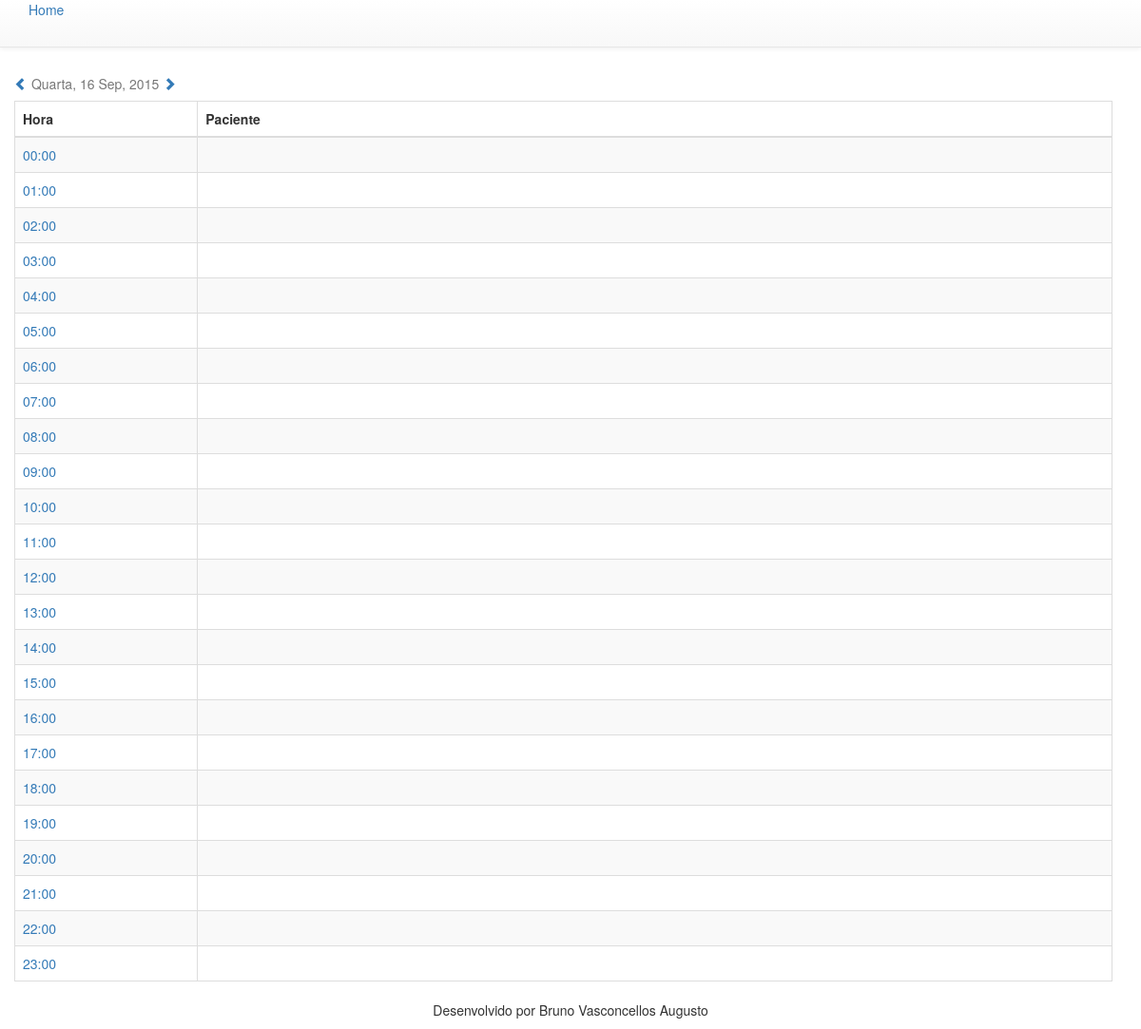
Page /home/index/2015-09-16 on the committed database.
### tables this page shows
CREATE TABLE `tbhoraagenda` (
  `id` int(11) unsigned NOT NULL AUTO_INCREMENT,
  `hora` int(2) NOT NULL,
  `descricao` varchar(10) NOT NULL,
  PRIMARY KEY (`id`)
);

### application/controllers/Home.php (called while the page is built, shortened)
<?php
class Home extends CI_Controller {
	public function index(){
		$this->load->helper('url');
		$title = "Sistema de Agendamento";
		$data['url_title'] = url_title($title,' ');
		$this->load->model('AgendaModel');
		if($this->uri->segment(3)){
			$dataUrl = $this->uri->segment(3);
		}else{
			$dataUrl 	= $this->AgendaModel->geraDataUrl();
		}
		$getAgenda 	= $this->AgendaModel->getAgenda($dataUrl);
		$diaSemana 	= $this->AgendaModel->getDiaSemana($dataUrl);
		$diaMes 	= $this->AgendaModel->getDiaMes($dataUrl);
		$data['agenda'] 	= $getAgenda;
		$data['dataUrl'] 	= $dataUrl;
		$data['diaSemana']	= $diaSemana;
		$data['diaMes']		= $diaMes;
		$this->load->view('home/index', $data);
	}
}

### index.php (called while the page is built, shortened)
<?php
require_once BASEPATH.'core/CodeIgniter.php';

### application/models/AgendaModel.php (called while the page is built, shortened)
<?php
	class AgendaModel extends CI_Model {
		public function getAgenda($dataUrl = null){
			if(!$dataUrl){
				$dataUrl = 'CURDATE()';
			}else{
				$dataUrl = "'$dataUrl'";
			}
			$sql = "SELECT
						T1.hora,T1.descricao,
						T2.id AS id_agendamento,T2.status,
						T2.data_agendamento,
						DATE_FORMAT(T2.hora_agendamento,'%H:%i') AS hora_agendamento,
						T3.nome AS nome_pacimente
					FROM
						tbhoraagenda T1
						LEFT OUTER JOIN tbagendamento T2 ON T2.id_hora = T1.hora AND T2.data_agendamento = $dataUrl AND T2.status = 'A'
						LEFT OUTER JOIN tbpaciente T3 ON T3.id_agendamento = T2.id
						ORDER BY T1.hora
					";
			$query = $this->db->query($sql);
			return $query->result ();
		}
		public function getDiaSemana($diaSemana){
			$diaSemana = date( 'N', strtotime( $diaSemana ) );
			switch ($diaSemana) {
				case 3:
					$diaSemana = 'Quarta';
					break;
			}
			return $diaSemana;
		}
		public function geraDataUrl($dataUrl = null, $dias = null){
			if(!$dias){
				$dataUrl = date('Y-m-d');
			}else{
				$dataUrl 	= date('Y-m-d', strtotime($dias." days",strtotime($dataUrl)));
			}
			return $dataUrl = $dataUrl;
		}
		public function getDiaMes($diaMes){
			$diaMes = date( 'd M, Y', strtotime( $diaMes ) );
			return $diaMes;
		}
	}
?>

### application/views/home/index.php (the view, shortened to what this page needs)
<?php
	$beforeUrl = array('home','index',$this->AgendaModel->geraDataUrl($dataUrl,-1));
	$afterUrl  = array('home','index',$this->AgendaModel->geraDataUrl($dataUrl,+1));
?>
<div class="container">
	<div class="table-responsive">
		<table class="table table-bordered table-striped">
			<caption>
				<a href="<?=base_url($beforeUrl)?>"><span class="glyphicon glyphicon-chevron-left" aria-hidden="true"></span></a>
				<span><?=$diaSemana?>, <?=$diaMes?></span>
				<a href="<?=base_url($afterUrl)?>"><span class="glyphicon glyphicon-chevron-right" aria-hidden="true"></span></a>
			</caption>
			<thead>
				<tr>
					<th class="col-md-2">Hora</th>
					<th class="col-md-10">Paciente</th>
				</tr>
			</thead>
			<tbody>
				<?php
					foreach ($agenda as $key => $horaAgenda){
						$segmentos = array('agenda', 'cadastro', $dataUrl, $horaAgenda->hora);
						if(!isset($horaAgenda->data_agendamento)){
				?>
							<tr>
								<td><a href="<?=base_url($segmentos)?>" data-fancybox-type="ajax" id="horaMarcada" title="Novo Agendamento"><?=$horaAgenda->descricao?></a></td>
								<td></td>
							</tr>
				<?php
						}
					}
				?>
			</tbody>
		</table>
	</div>
</div>

### application/views/home/index.php (style rules this page uses)
body > .container { padding: 70px 15px 0 0; }

### rows in the picture
tbhoraagenda: descricao "00:00"
tbhoraagenda: descricao "01:00"
tbhoraagenda: descricao "02:00"
tbhoraagenda: descricao "03:00"
tbhoraagenda: descricao "04:00"
tbhoraagenda: descricao "05:00"
tbhoraagenda: descricao "06:00"
tbhoraagenda: descricao "07:00"
tbhoraagenda: descricao "08:00"
tbhoraagenda: descricao "09:00"
tbhoraagenda: descricao "10:00"
tbhoraagenda: descricao "11:00"
tbhoraagenda: descricao "12:00"
tbhoraagenda: descricao "13:00"
tbhoraagenda: descricao "14:00"
tbhoraagenda: descricao "15:00"
tbhoraagenda: descricao "16:00"
tbhoraagenda: descricao "17:00"
tbhoraagenda: descricao "18:00"
tbhoraagenda: descricao "19:00"
tbhoraagenda: descricao "20:00"
tbhoraagenda: descricao "21:00"
tbhoraagenda: descricao "22:00"
tbhoraagenda: descricao "23:00"

### other values in the picture
$diaSemana "Quarta"
$diaMes "16 Sep, 2015"
